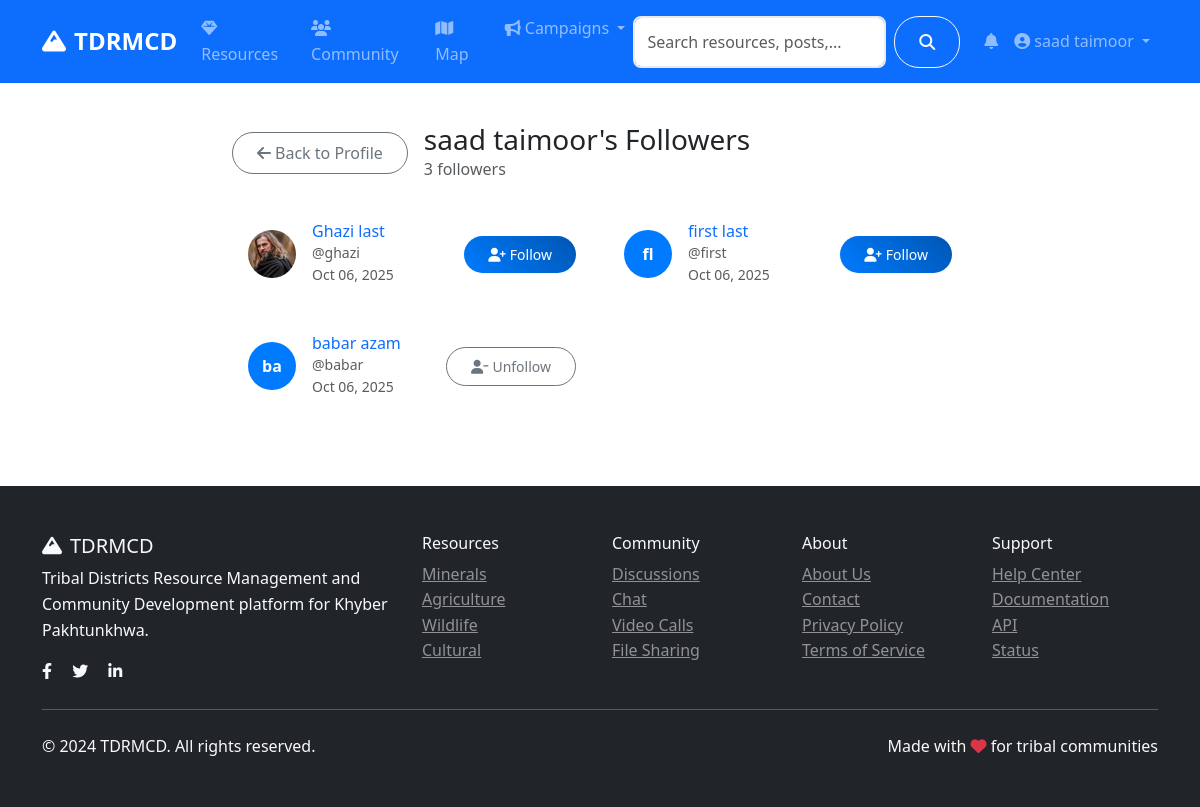
/auth/profile/2/followers (signed in), run on the app's committed database.
### models.py (models this page shows, shortened)
class User(UserMixin, db.Model):
    id = db.Column(db.Integer, primary_key=True)
    username = db.Column(db.String(80), unique=True, nullable=False)
    email = db.Column(db.String(120), unique=True, nullable=False)
    password_hash = db.Column(db.String(120), nullable=False)
    first_name = db.Column(db.String(50), nullable=False)
    last_name = db.Column(db.String(50), nullable=False)
    role = db.Column(db.String(20), default='user')  # user, admin, researcher
    location = db.Column(db.String(100))
    bio = db.Column(db.Text)
    avatar = db.Column(db.String(200), default='default.jpg')
    is_active = db.Column(db.Boolean, default=True)
    created_at = db.Column(db.DateTime, default=datetime.utcnow)
    last_seen = db.Column(db.DateTime, default=datetime.utcnow)
    resources = db.relationship('Resource', backref='author', lazy='dynamic')
    posts = db.relationship('CommunityPost', backref='author', lazy='dynamic')
    chat_messages = db.relationship('ChatMessage', backref='sender', lazy='dynamic')
    file_submissions = db.relationship(
        'FileSubmission',
        foreign_keys='FileSubmission.submitter_id',
        backref='submitter',
        lazy='dynamic'
    )
    reviewed_submissions = db.relationship(
        'FileSubmission',
        foreign_keys='FileSubmission.reviewed_by',
        backref='reviewer_user',
        lazy='dynamic'
    )
    notifications = db.relationship('Notification', backref='user', lazy='dynamic')
    following = db.relationship('Follow', foreign_keys='Follow.follower_id', backref='follower', lazy='dynamic')
    followers = db.relationship('Follow', foreign_keys='Follow.followed_id', backref='followed', lazy='dynamic')
    def get_full_name(self):
        return f"{self.first_name} {self.last_name}"
    def is_following(self, user):
        return self.following.filter_by(followed_id=user.id).first() is not None
    def is_admin(self):
        return self.role == 'admin'

class Follow(db.Model):
    id = db.Column(db.Integer, primary_key=True)
    follower_id = db.Column(db.Integer, db.ForeignKey('user.id'), nullable=False)
    followed_id = db.Column(db.Integer, db.ForeignKey('user.id'), nullable=False)
    created_at = db.Column(db.DateTime, default=datetime.utcnow)
    __table_args__ = (db.UniqueConstraint('follower_id', 'followed_id', name='unique_follow'),)

### routes/auth.py (the view)
@auth_bp.route('/profile/<int:user_id>/followers')
@login_required
def user_followers(user_id):
    user = User.query.get_or_404(user_id)
    page = request.args.get('page', 1, type=int)
    followers = user.followers.paginate(
        page=page, per_page=20, error_out=False
    )
    return render_template('auth/followers.html', user=user, followers=followers)

### app.py (called while the page is built)
@login_manager.user_loader
def load_user(user_id):
    return User.query.get(int(user_id))

### templates/auth/followers.html (shortened to what this page needs)
{% extends "base.html" %}
{% block content %}
<div class="container py-4">
    <div class="row justify-content-center">
        <div class="col-lg-8">
            <div class="d-flex align-items-center mb-4">
                <a href="{{ url_for('auth.public_profile', username=user.username) }}" class="btn btn-outline-secondary me-3">
                    <i class="fas fa-arrow-left me-1"></i>Back to Profile
                </a>
                <div>
                    <h3 class="mb-0">{{ user.get_full_name() }}'s Followers</h3>
                    <div class="text-muted">{{ followers.total }} follower{{ 's' if followers.total != 1 else '' }}</div>
                </div>
            </div>
            {% if followers.items %}
            <div class="row g-3">
                {% for follow in followers.items %}
                <div class="col-md-6">
                    <div class="card">
                        <div class="card-body">
                            <div class="d-flex align-items-center">
                                <div class="me-3">
                                    {% if follow.follower.avatar and follow.follower.avatar != 'default.jpg' %}
                                    <img src="{{ url_for('serve_uploaded_file', subdir='avatars', filename=follow.follower.avatar) }}"
                                         alt="Avatar" class="rounded-circle" style="width:48px;height:48px;object-fit:cover;">
                                    {% else %}
                                    <div class="avatar" style="width:48px;height:48px;font-size:1rem;">
                                        {{ follow.follower.first_name[0] if follow.follower.first_name else follow.follower.username[0] }}{{ follow.follower.last_name[0] if follow.follower.last_name else '' }}
                                    </div>
                                    {% endif %}
                                </div>
                                <div class="flex-grow-1">
                                    <h6 class="mb-0">
                                        <a href="{{ url_for('auth.public_profile', username=follow.follower.username) }}" class="text-decoration-none">
                                            {{ follow.follower.get_full_name() }}
                                        </a>
                                    </h6>
                                    <div class="text-muted small">@{{ follow.follower.username }}</div>
                                    <div class="text-muted small">{{ follow.created_at.strftime('%b %d, %Y') }}</div>
                                </div>
                                {% if current_user.is_authenticated and current_user.id != follow.follower.id %}
                                <div>
                                    {% if current_user.is_following(follow.follower) %}
                                    <button type="button" class="btn btn-sm btn-outline-secondary js-follow-toggle"
                                            data-user-id="{{ follow.follower.id }}" data-following="1">
                                        <i class="fas fa-user-minus me-1"></i>Unfollow
                                    </button>
                                    {% else %}
                                    <button type="button" class="btn btn-sm btn-primary js-follow-toggle"
                                            data-user-id="{{ follow.follower.id }}" data-following="0">
                                        <i class="fas fa-user-plus me-1"></i>Follow
                                    </button>
                                    {% endif %}
                                </div>
                                {% endif %}
                            </div>
                        </div>
                    </div>
                </div>
                {% endfor %}
            </div>
            {% else %}
            <div class="text-center py-5">
                <i class="fas fa-users fa-3x text-muted mb-3"></i>
                <h5 class="text-muted">No followers yet</h5>
                <p class="text-muted">When people follow {{ user.get_full_name() }}, they'll appear here.</p>
            </div>
            {% endif %}
        </div>
    </div>
</div>
{% endblock %}

### templates/base.html (shortened to what this page needs)
<!DOCTYPE html>
<html lang="en">
<head>
    <link href="https://cdn.jsdelivr.net/npm/bootstrap@5.3.0/dist/css/bootstrap.min.css" rel="stylesheet">
    <link rel="stylesheet" href="https://cdnjs.cloudflare.com/ajax/libs/font-awesome/6.4.0/css/all.min.css">
    <link rel="stylesheet" href="https://unpkg.com/leaflet@1.9.4/dist/leaflet.css">
    <link rel="stylesheet" href="{{ url_for('static', filename='css/style.css') }}">
</head>
<body>
    <nav class="navbar navbar-expand-lg navbar-dark bg-primary sticky-top">
        <div class="container">
            <a class="navbar-brand fw-bold" href="{{ url_for('main.index') }}">
                <i class="fas fa-mountain me-2"></i>TDRMCD
            </a>
            <div class="collapse navbar-collapse" id="navbarNav">
                <ul class="navbar-nav me-auto">
                    <li class="nav-item">
                        <a class="nav-link" href="{{ url_for('resources.index') }}">
                            <i class="fas fa-gem me-1"></i>Resources
                        </a>
                    </li>
                    <li class="nav-item">
                        <a class="nav-link" href="{{ url_for('community.index') }}">
                            <i class="fas fa-users me-1"></i>Community
                        </a>
                    </li>
                    <li class="nav-item">
                        <a class="nav-link" href="{{ url_for('main.map_view') }}">
                            <i class="fas fa-map me-1"></i>Map
                        </a>
                    </li>
                    <li class="nav-item dropdown">
                        <a class="nav-link dropdown-toggle" href="#" role="button" data-bs-toggle="dropdown">
                            <i class="fas fa-bullhorn me-1"></i>Campaigns
                        </a>
                    </li>
                </ul>
                <form class="d-flex me-3 search-form no-loading" action="{{ url_for('main.search') }}" method="GET" onsubmit="return TDRMCD.validateSearch(event);">
                    <input class="form-control me-2" type="search" name="q" id="navbar-search" placeholder="Search resources, posts, users..." value="{{ request.args.get('q', '') }}">
                    <button class="btn btn-outline-light" type="submit">
                        <i class="fas fa-search"></i>
                    </button>
                </form>
                <ul class="navbar-nav">
                    {% if current_user.is_authenticated %}
                        <li class="nav-item dropdown">
                            <a class="nav-link" href="#" role="button" data-bs-toggle="dropdown" aria-expanded="false">
                                <span class="position-relative">
                                    <i class="fas fa-bell"></i>
                                </span>
                            </a>
                        </li>
                        <li class="nav-item dropdown">
                            <a class="nav-link dropdown-toggle" href="#" role="button" data-bs-toggle="dropdown">
                                <i class="fas fa-user-circle me-1"></i>{{ current_user.get_full_name() }}
                            </a>
                        </li>
                    {% endif %}
                </ul>
            </div>
        </div>
    </nav>
    <main>
        {% block content %}{% endblock %}
    </main>
    <footer class="bg-dark text-light py-5 mt-5">
        <div class="container">
            <div class="row">
                <div class="col-md-4">
                    <h5><i class="fas fa-mountain me-2"></i>TDRMCD</h5>
                    <p>Tribal Districts Resource Management and Community Development platform for Khyber Pakhtunkhwa.</p>
                    <div class="social-links">
                        <a href="#" class="text-light me-3"><i class="fab fa-facebook-f"></i></a>
                        <a href="#" class="text-light me-3"><i class="fab fa-twitter"></i></a>
                        <a href="#" class="text-light me-3"><i class="fab fa-linkedin-in"></i></a>
                    </div>
                </div>
                <div class="col-md-2">
                    <h6>Resources</h6>
                    <ul class="list-unstyled">
                        <li><a href="{{ url_for('resources.by_category', category='minerals') }}" class="text-light-50">Minerals</a></li>
                        <li><a href="{{ url_for('resources.by_category', category='agriculture') }}" class="text-light-50">Agriculture</a></li>
                        <li><a href="{{ url_for('resources.by_category', category='wildlife') }}" class="text-light-50">Wildlife</a></li>
                        <li><a href="{{ url_for('resources.by_category', category='cultural') }}" class="text-light-50">Cultural</a></li>
                    </ul>
                </div>
                <div class="col-md-2">
                    <h6>Community</h6>
                    <ul class="list-unstyled">
                        <li><a href="{{ url_for('community.index') }}" class="text-light-50">Discussions</a></li>
                        <li><a href="{{ url_for('community.chat') }}" class="text-light-50">Chat</a></li>
                        <li><a href="{{ url_for('community.video_calls') }}" class="text-light-50">Video Calls</a></li>
                        <li><a href="{{ url_for('community.files') }}" class="text-light-50">File Sharing</a></li>
                    </ul>
                </div>
                <div class="col-md-2">
                    <h6>About</h6>
                    <ul class="list-unstyled">
                        <li><a href="{{ url_for('main.about') }}" class="text-light-50">About Us</a></li>
                        <li><a href="{{ url_for('main.contact') }}" class="text-light-50">Contact</a></li>
                        <li><a href="{{ url_for('auth.privacy_policy') }}" class="text-light-50">Privacy Policy</a></li>
                        <li><a href="{{ url_for('auth.terms_of_service') }}" class="text-light-50">Terms of Service</a></li>
                    </ul>
                </div>
                <div class="col-md-2">
                    <h6>Support</h6>
                    <ul class="list-unstyled">
                        <li><a href="{{ url_for('main.help_center') }}" class="text-light-50">Help Center</a></li>
                        <li><a href="{{ url_for('main.documentation') }}" class="text-light-50">Documentation</a></li>
                        <li><a href="{{ url_for('main.api_page') }}" class="text-light-50">API</a></li>
                        <li><a href="{{ url_for('main.status_page') }}" class="text-light-50">Status</a></li>
                    </ul>
                </div>
            </div>
            <hr class="my-4">
            <div class="row align-items-center">
                <div class="col-md-6">
                    <p class="mb-0">&copy; 2024 TDRMCD. All rights reserved.</p>
                </div>
                <div class="col-md-6 text-md-end">
                    <p class="mb-0">Made with <i class="fas fa-heart text-danger"></i> for tribal communities</p>
                </div>
            </div>
        </div>
    </footer>
</body>
</html>

### static/css/style.css (style rules this page uses)
:root { --primary-color: #007bff; --secondary-color: #6c757d; --success-color: #28a745; --info-color: #17a2b8; --warning-color: #ffc107; --danger-color: #dc3545; --light-color: #f8f9fa; --dark-color: #343a40; }
.avatar { width: 40px; height: 40px; border-radius: 50%; background-color: var(--primary-color); color: white; display: flex; align-items: center; justify-content: center; font-weight: bold; font-size: 0.875rem; }
body { font-family: 'Segoe UI', Tahoma, Geneva, Verdana, sans-serif; line-height: 1.6; }
.navbar-brand { font-size: 1.5rem; font-weight: 700; }
.card { border: none; border-radius: 10px; transition: all 0.3s ease; }
.btn { border-radius: 25px; padding: 0.5rem 1.5rem; font-weight: 500; transition: all 0.3s ease; cursor: pointer; }
.btn-primary { background: linear-gradient(45deg, var(--primary-color), #0056b3); border: none; }
.form-control { border-radius: 8px; border: 2px solid #e9ecef; padding: 0.75rem; transition: all 0.3s ease; }
.avatar { width: 40px; height: 40px; background: var(--primary-color); color: white; border-radius: 50%; display: flex; align-items: center; justify-content: center; font-weight: 600; font-size: 0.875rem; }
.text-light-50 { color: rgba(255, 255, 255, 0.5) !important; }

### data on the page
User: get_full_name "saad taimoor"
Follow: avatar (picture), follower.get_full_name "Ghazi last", follower.username "ghazi", created_at "Oct 06, 2025"
Follow: follower "f", follower.get_full_name "first last", follower.username "first", created_at "Oct 06, 2025"
Follow: follower "b", follower "a", follower.get_full_name "babar azam", follower.username "babar", created_at "Oct 06, 2025"

### other printed values
{{ followers.total }} "3"
{{ 's' if followers.total != 1 else '' }} "s"
